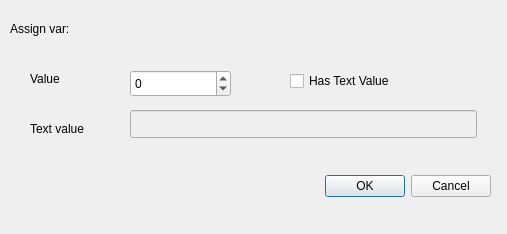
<?xml version="1.0" encoding="UTF-8"?>
<ui version="4.0">
 <class>assvardlg</class>
 <widget class="QDialog" name="assvardlg">
  <property name="geometry">
   <rect>
    <x>0</x>
    <y>0</y>
    <width>507</width>
    <height>234</height>
   </rect>
  </property>
  <property name="windowTitle">
   <string>Assign value to variable</string>
  </property>
  <widget class="QDialogButtonBox" name="buttonBox">
   <property name="geometry">
    <rect>
     <x>300</x>
     <y>170</y>
     <width>191</width>
     <height>32</height>
    </rect>
   </property>
   <property name="orientation">
    <enum>Qt::Horizontal</enum>
   </property>
   <property name="standardButtons">
    <set>QDialogButtonBox::Cancel|QDialogButtonBox::Ok</set>
   </property>
  </widget>
  <widget class="QLabel" name="label">
   <property name="geometry">
    <rect>
     <x>10</x>
     <y>20</y>
     <width>101</width>
     <height>17</height>
    </rect>
   </property>
   <property name="text">
    <string>Assign var:</string>
   </property>
  </widget>
  <widget class="QLabel" name="edvar">
   <property name="geometry">
    <rect>
     <x>110</x>
     <y>20</y>
     <width>301</width>
     <height>17</height>
    </rect>
   </property>
   <property name="text">
    <string/>
   </property>
  </widget>
  <widget class="QLineEdit" name="textval">
   <property name="enabled">
    <bool>false</bool>
   </property>
   <property name="geometry">
    <rect>
     <x>130</x>
     <y>110</y>
     <width>347</width>
     <height>28</height>
    </rect>
   </property>
   <property name="font">
    <font>
     <family>Courier New</family>
     <weight>50</weight>
     <italic>false</italic>
     <bold>false</bold>
    </font>
   </property>
   <property name="toolTip">
    <string>Give the text value to be used if variable has to have this
</string>
   </property>
   <property name="maxLength">
    <number>49</number>
   </property>
  </widget>
  <widget class="QLabel" name="label_3">
   <property name="geometry">
    <rect>
     <x>30</x>
     <y>70</y>
     <width>51</width>
     <height>17</height>
    </rect>
   </property>
   <property name="text">
    <string>Value</string>
   </property>
  </widget>
  <widget class="QCheckBox" name="istext">
   <property name="geometry">
    <rect>
     <x>290</x>
     <y>70</y>
     <width>131</width>
     <height>22</height>
    </rect>
   </property>
   <property name="toolTip">
    <string>Indicates variable has text value</string>
   </property>
   <property name="text">
    <string>Has Text Value</string>
   </property>
  </widget>
  <widget class="QSpinBox" name="intval">
   <property name="geometry">
    <rect>
     <x>130</x>
     <y>70</y>
     <width>101</width>
     <height>27</height>
    </rect>
   </property>
   <property name="toolTip">
    <string>This is the value for the variable if an integer</string>
   </property>
   <property name="minimum">
    <number>-10000000</number>
   </property>
   <property name="maximum">
    <number>10000000</number>
   </property>
  </widget>
  <widget class="QLabel" name="label_4">
   <property name="geometry">
    <rect>
     <x>30</x>
     <y>120</y>
     <width>71</width>
     <height>17</height>
    </rect>
   </property>
   <property name="text">
    <string>Text value</string>
   </property>
  </widget>
 </widget>
 <tabstops>
  <tabstop>intval</tabstop>
  <tabstop>istext</tabstop>
  <tabstop>textval</tabstop>
  <tabstop>buttonBox</tabstop>
 </tabstops>
 <resources/>
 <connections>
  <connection>
   <sender>buttonBox</sender>
   <signal>accepted()</signal>
   <receiver>assvardlg</receiver>
   <slot>accept()</slot>
   <hints>
    <hint type="sourcelabel">
     <x>248</x>
     <y>254</y>
    </hint>
    <hint type="destinationlabel">
     <x>157</x>
     <y>274</y>
    </hint>
   </hints>
  </connection>
  <connection>
   <sender>buttonBox</sender>
   <signal>rejected()</signal>
   <receiver>assvardlg</receiver>
   <slot>reject()</slot>
   <hints>
    <hint type="sourcelabel">
     <x>316</x>
     <y>260</y>
    </hint>
    <hint type="destinationlabel">
     <x>286</x>
     <y>274</y>
    </hint>
   </hints>
  </connection>
 </connections>
</ui>
